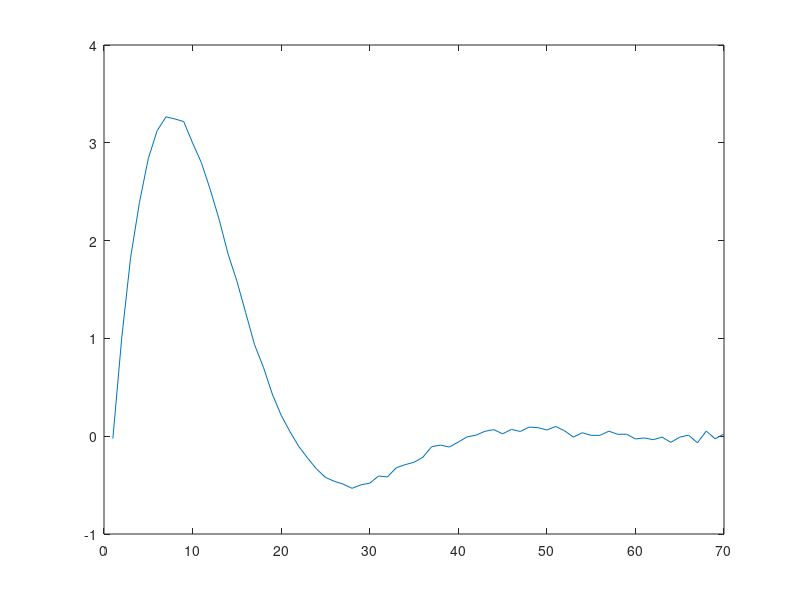

The MATLAB script that drew this image: (Note: this script raises an error after producing the figure.)
clear 
close all
clc

%% GOOD Est 1

n = 70;
n1=n;
N = 2000;
SNR = 100;

b = [0 1];
a = [1 -1.8 0.83];

input = normrnd(0,1,N,1);
y0 = filter(b,a,input);
e = normrnd(0,sqrt(var(y0)/SNR),length(y0),1);
y = y0+e;
noise_std = std(e);

Y = y(n:N);

%form PHI_1N

PHI = zeros(n,(N-n+1));

for k = n:N
    PHI(:,k-n+1) = flip(input(k-n+1:k));
end

%---Formulate and solve the least squares problem

N = length(y);

Y = y(n:N);

%form PHI_1N

PHI = zeros(n1,(N-n+1));

for k = n:N
    PHI(:,k-n+1) = flip(input(k-n+1:k));
end

THETA_LS = PHI'\Y;

%Seperate kernels

h1_LS = THETA_LS(1:n);

figure();
plot(h1_LS);


%---Regularisation-------------------------------

%Y = Y';
nml = PHI*PHI';

options = optimoptions('fmincon','TolFun',1e-3,'TolX',1e-3,'UseParallel',1);

c10 = 1;
lambda10 = 0.8;
std0 = noise_std;

f = @(x)TCfunc_new(x,PHI,Y,n);
tic
x_final = fmincon(f,[c10; lambda10; std0], [], [], [], [],[0; 0.3; 0], [Inf; 1; Inf],[],options);

c1 = x_final(1);
lambda1 = x_final(2);
std = x_final(3);
toc

%-----------Form the final penalty matrix---------------------------

P1 = zeros(n);
for j = 1:n
    for k = 1:n
        P1(j,k) = c1*lambda1^(max([j k]));
    end
end

L = chol(P1,'lower');
%form thin QR matrix
Rd = triu(qr([PHI' Y]));
Rd1 = Rd(1:n+1,1:end-1);
Rd2 = Rd(1:n+1,end);
R = triu(qr([Rd1*L Rd2; noise_std*eye(n) zeros(n,1)]));
R1 = R(1:n,1:n);
R2 = R(1:n,end);
r = R(n+1,n+1);

THETA_REG = L*(R1\R2);

%Seperate kernels

h1_REG = THETA_REG(1:n);

figure();
plot(h1_REG);

h1_REG_easy = h1_REG;